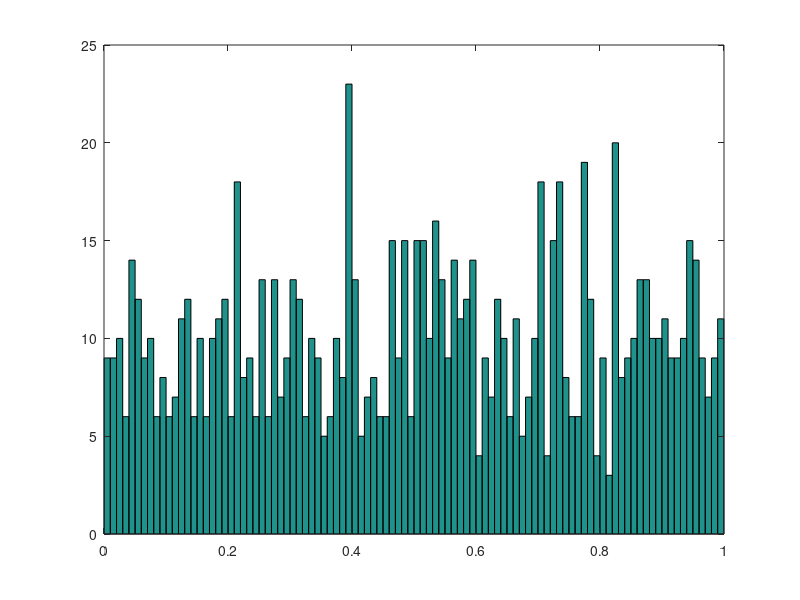

Write the MATLAB code that produced this figure. (Note: this script raises an error after producing the figure.)
%get 1000 realizations
X = rand(1000, 1);
figure(1)
hist(X, 100)

% approximate
h = [1, 0.01, 0.0001];
x = -1 : 0.001 : 2;
f = zeros(size(x, 2), size(h, 2));
for i = 1 : size(h, 2)
    f(:,i) = sum(kG((X-x), h(i))) / 1000;
end

%plot approximations
figure(2)
p = plot(x, f(:,1), '--', x, f(:,2), '-', x, f(:,3), ':');
for i = 1 : size(p, 1)
    p(i).LineWidth = 2;
end
legend('h = 1', 'h = 0.01', 'h = 0.0001')

%the constant value of the pdf 
index = (x >= 0) & (x < 1);
data = f(index,:);
variance = var(data)

%capturing the support
valid = f > 0.001;
support = zeros(1,3);
for i = 1 : 3
    support(i) = max(x(valid(:,i))) - min(x(valid(:,i)));
end
support
